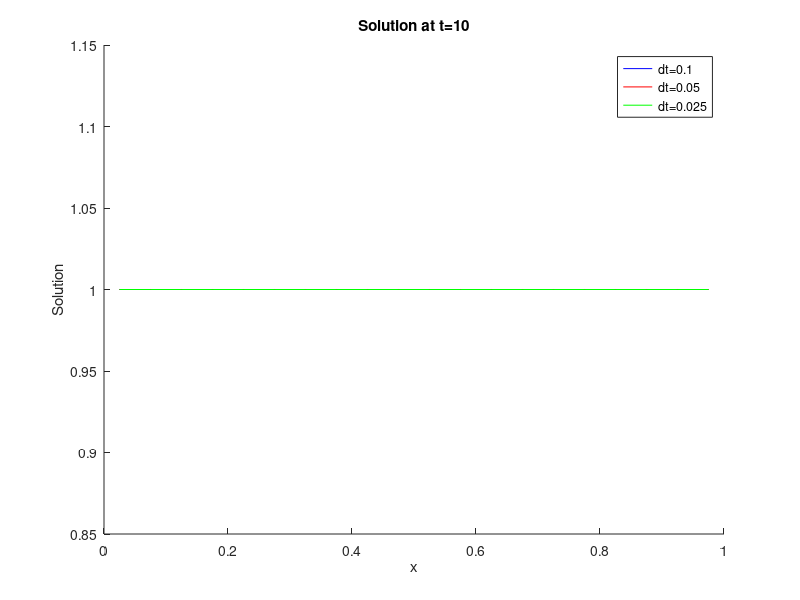
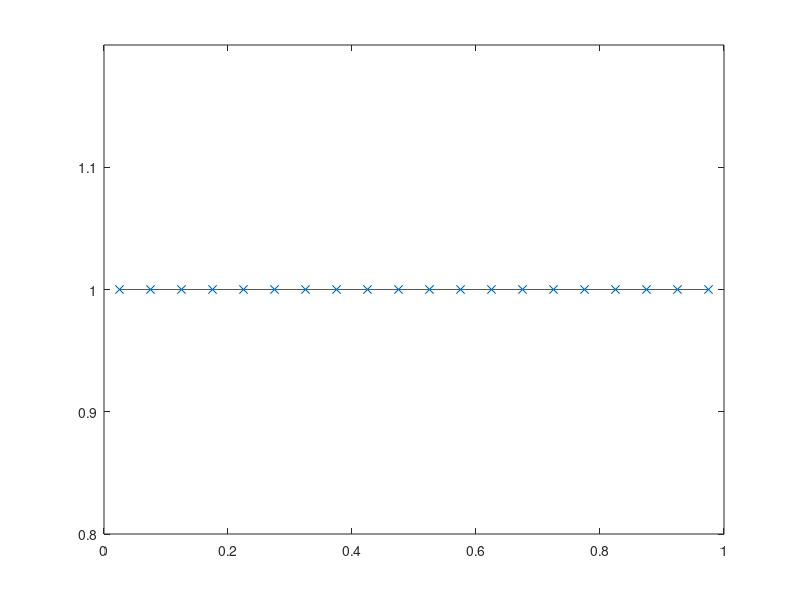

Here is the MATLAB script that generated these plots, in order:
close all
clear all
%% Input data
N  = 20;        % number of cells

dt   = 0.1;     % time step
tend = 10;      % total simulation time

fmt = '-b';     % linecolor for plot of final solution

show_sol = 1;   % (=1) show intermediate solutions during simulation

method = 3;     % method = 1 : exact at t(n+1)
                % method = 2 : exact at t(n+1/2)
                % method = 3 : DGCL

dt_values = [0.1, 0.05, 0.025];
for dt = dt_values
  if dt==0.1
    fmt = '-b';
  elseif dt==0.05
    fmt = '-r';
  else
    fmt = '-g';
  end

if (method == 1)
  disp('Mesh velocities are EXACT at t(n+1)');
elseif (method == 2)
  disp('Mesh velocities are EXACT at t(n+1/2)');
else
  disp('Mesh velocities satisfy DGCL');
end

%% Initialisation

dx = zeros(1,N);    % cell volumes
xi = zeros(1,N+1);  % face centers
x  = zeros(1,N);    % cell centers
u  = ones(1,N);     % solution

xi  = (0:N)/N;              % face centers
xi0 = (0:N)/N;              % face centers at t=0
x   = (1:N)/N - 0.5/N;      % cell centers
dx  = xi(2:N+1) - xi(1:N);  % cell volumes

% Plot initial solution
figure(1);
hold off;
axis([0 1 0.98 1.02]);
plot(x,u,'-x');
hold off;

L = zeros(N);   % Discretization matrix

%% Simulation loop
for t=dt:dt:tend
  dx_tn = dx;  % store cell volume at tn
  xi_tn = xi;  % store face center at tn
  u_tn  = u;   % store solution at tn
  
  xi     = xi0 + sin(2*pi*t) * sin(2*pi*xi0) / N;   % face centers at tn+1
  dx     = xi(2:N+1)-xi(1:N);                       % cell volumes at tn+1
  x      = xi(1:N) + dx/2;                          % cell centers at tn+1
  
  dxidt_exnp1   = 2*pi*cos(2*pi*(t))*sin(2*pi*xi0) / N;         % exact face velocity at tn+1
  dxidt_exnp1_2 = 2*pi*cos(2*pi*(t-dt/2))*sin(2*pi*xi0) / N;    % exact face velocity at tn+1/2
  dxidt_dgcl    = (xi - xi_tn) / dt;                            % face velocity satisfying D-GCL
  
  if (method == 1)
    dxidt = dxidt_exnp1;
  elseif (method ==2)
    dxidt = dxidt_exnp1_2;
  else
    dxidt = dxidt_dgcl;
  end
    
  % Setting up system to solve; for each cell:
  %
  %   (u*dx)^(n+1) - (u*dx)^n      
  %   ------------------------- - [ u_leftface * dxidt_leftface * (-1) + u_rightface * dxidt_rightface * (+1) ]^(n+1) = 0
  %             dt                 
  %
  % which can be written for the total system as:
  %
  % L u^(n+1) = (u*dx)^n
  %
  % We use a simple avarage to compute the solution at a cell face:
  %   u_face = 0.5 * (u_leftcell + u_rightcell)
  %
  % Internal cells
  for i=2:N-1
    L(i,i-1:i+1) = [0 dx(i) 0] - dt * 0.5*[-dxidt(i) dxidt(i+1)-dxidt(i) dxidt(i+1)];
  end
  % Boundary cells
  L(1,1:2)   = [dx(1) 0] - dt * 0.5*[dxidt(2)-2*dxidt(1) dxidt(2)];
  L(N,N-1:N) = [0 dx(N)] - dt * 0.5*[-dxidt(N) 2*dxidt(N+1)-dxidt(N)];

  % solve system
  u = (L\(dx_tn.*u_tn)')';

  % Show intermediate solution
  if (show_sol)
    figure(1);
    hold off;
    plot(x,u,'-x');
    axis([0 1 0.8 1.2]);
%    pause
  end
  
end

%% Plot final solution
figure(2);
hold on;
title(['Solution at t=' num2str(tend)]);
ylabel('Solution');
xlabel('x');
plot(x,u,fmt);
legend(['dt=0.1'], ['dt=0.05'], ['dt=0.025']);


end


saveas(figure(2), 'method_3_q21.png');
hold off;
